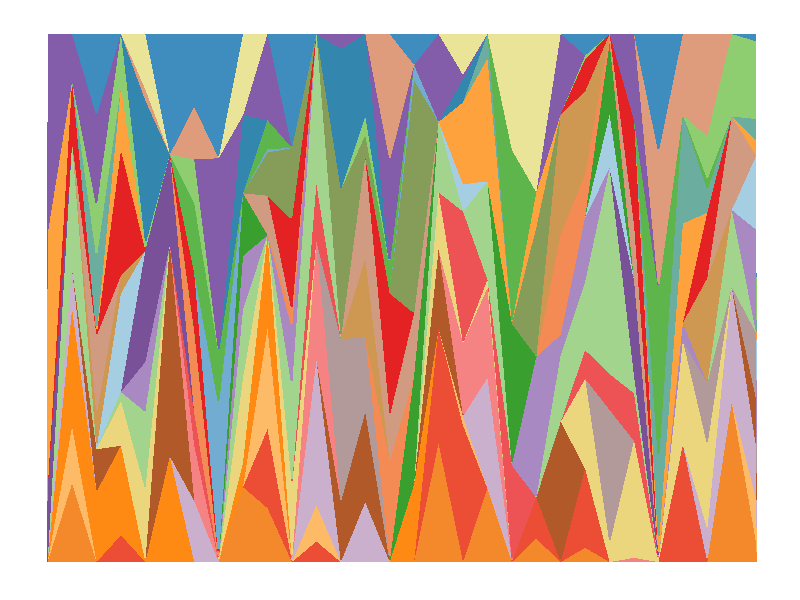

Here is the R script that generated this plot:
# From https://www.r-graph-gallery.com/137-spring-shapes-data-art.html

set.seed(345)
library(ggplot2)
library(RColorBrewer)
ngroup=30
names=paste("G_",seq(1,ngroup),sep="")
DAT=data.frame()

for(i in seq(1:30)){
  data=data.frame( matrix(0, ngroup , 3))
  data[,1]=i
  data[,2]=sample(names, nrow(data))
  data[,3]=prop.table(sample( c(rep(0,100),c(1:ngroup)) ,nrow(data)))
  DAT=rbind(DAT,data)
}
colnames(DAT)=c("Year","Group","Value")
DAT=DAT[order( DAT$Year, DAT$Group) , ]


coul = brewer.pal(12, "Paired") 
coul = colorRampPalette(coul)(ngroup)
coul=coul[sample(c(1:length(coul)) , size=length(coul) ) ]

ggplot(DAT, aes(x=Year, y=Value, fill=Group )) + 
  geom_area(alpha=1  )+
  theme_bw() +
  #scale_fill_brewer(colour="red", breaks=rev(levels(DAT$Group)))+
  scale_fill_manual(values = coul)+
  theme(
    text = element_blank(),
    line = element_blank(),
    title = element_blank(),
    legend.position="none",
    panel.border = element_blank(),
    panel.background = element_blank())
